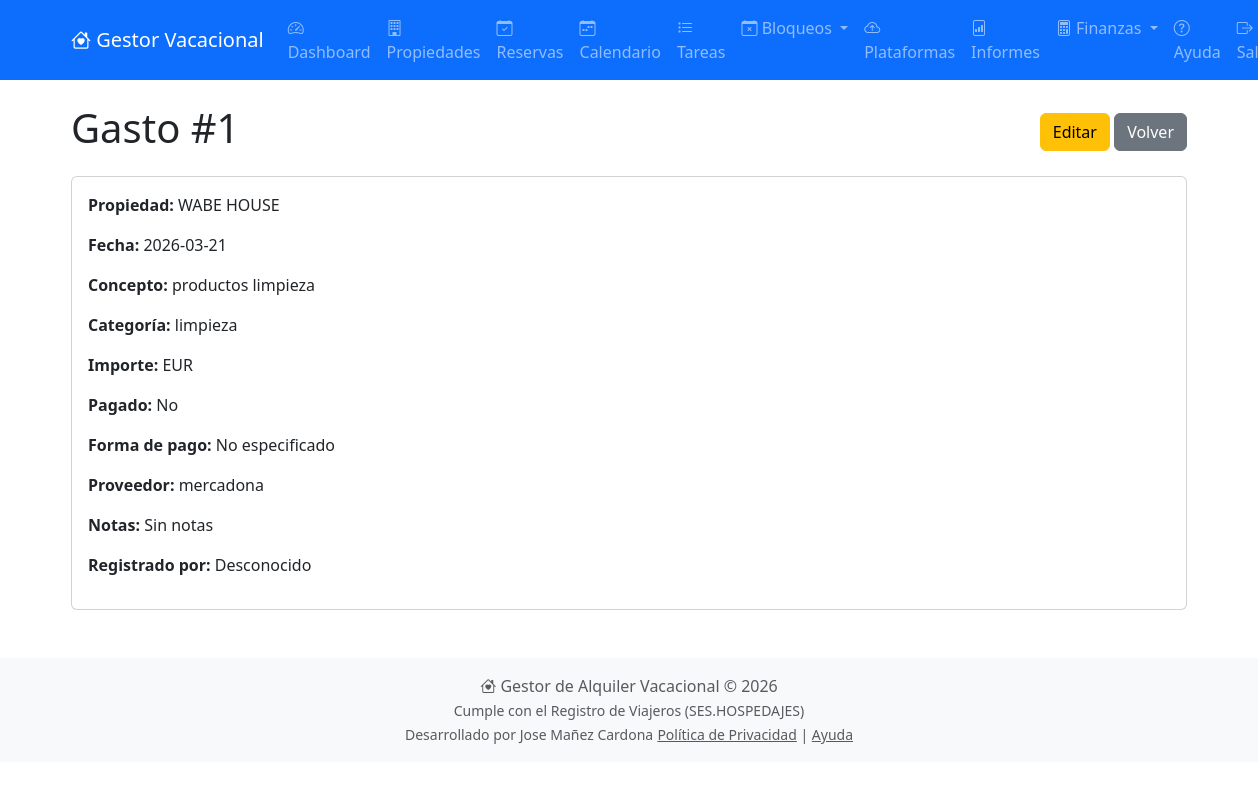
/gastos/ver/1 (signed in), run on the app's committed database.
### models.py (models this page shows, shortened)
class Gasto(db.Model):
    __tablename__ = 'gastos'
    id = db.Column(db.Integer, primary_key=True)
    propiedad_id = db.Column(db.Integer, db.ForeignKey('propiedades.id'), nullable=True)
    fecha = db.Column(db.Date, nullable=False, default=datetime.utcnow)
    concepto = db.Column(db.String(200), nullable=False)
    categoria = db.Column(db.String(50), nullable=False)
    cantidad = db.Column(db.Float, nullable=False)
    moneda = db.Column(db.String(3), default='EUR')
    proveedor = db.Column(db.String(100))
    metodo_pago = db.Column(db.String(50))
    factura_path = db.Column(db.String(200))
    observaciones = db.Column(db.Text)
    fecha_creacion = db.Column(db.DateTime, default=datetime.utcnow)
    propiedad = db.relationship('Propiedad', back_populates='gastos')

class Propiedad(db.Model):
    __tablename__ = 'propiedades'
    id = db.Column(db.Integer, primary_key=True)
    nombre = db.Column(db.String(100), nullable=False)
    descripcion = db.Column(db.Text)
    direccion = db.Column(db.String(200))
    ciudad = db.Column(db.String(100))
    codigo_postal = db.Column(db.String(20))
    pais = db.Column(db.String(50))
    num_habitaciones = db.Column(db.Integer, default=1)
    num_banos = db.Column(db.Integer, default=1)
    capacidad_max = db.Column(db.Integer, default=2)
    precio_noche = db.Column(db.Float, nullable=False)
    moneda = db.Column(db.String(3), default='EUR')
    activa = db.Column(db.Boolean, default=True)
    fecha_creacion = db.Column(db.DateTime, default=datetime.utcnow)
    usuario_id = db.Column(db.Integer, db.ForeignKey('users.id'))
    tipo_impuesto = db.Column(db.String(10), default='IVA')
    porcentaje_impuesto = db.Column(db.Float, default=7.0)
    aplicar_retencion = db.Column(db.Boolean, default=False)
    porcentaje_retencion = db.Column(db.Float, default=0.0)
    codigo_ses = db.Column(db.String(50))  # Código de establecimiento
    codigo_arrendador = db.Column(db.String(50))  # Código de arrendador
    usuario_ses = db.Column(db.String(50))  # Usuario WS
    password_ses = db.Column(db.String(50))  # Contraseña WS
    propietario = db.relationship('User', back_populates='propiedades')
    reservas = db.relationship('Reserva', back_populates='propiedad', lazy='dynamic', cascade='all, delete-orphan')
    tareas = db.relationship('Tarea', back_populates='propiedad_rel', lazy='dynamic', cascade='all, delete-orphan')
    calendarios_ical = db.relationship('CalendarioIcal', back_populates='propiedad', lazy='dynamic', cascade='all, delete-orphan')
    habitaciones = db.relationship('Habitacion', back_populates='propiedad', lazy='dynamic', cascade='all, delete-orphan')
    ingresos = db.relationship('Ingreso', back_populates='propiedad', lazy='dynamic')
    gastos = db.relationship('Gasto', back_populates='propiedad', lazy='dynamic')
    bloqueos = db.relationship('BloqueoPropiedad', back_populates='propiedad', lazy='dynamic', cascade='all, delete-orphan')

### gastos.py (the view)
@gastos_bp.route('/ver/<int:id>')
@login_required
def ver(id):
    gasto = Gasto.query.get_or_404(id)
    if gasto.propiedad and gasto.propiedad.usuario_id != current_user.id:
        flash('No tienes permiso para ver este gasto', 'danger')
        return redirect(url_for('gastos.index'))
    return render_template('gastos/ver.html', gasto=gasto)

### app.py (called while the page is built)
@login.user_loader
def load_user(user_id):
    return db.session.get(User, int(user_id))

### templates/gastos/ver.html
{% extends "base.html" %}
{% block content %}
<div class="d-flex justify-content-between align-items-center mb-3">
    <h1>Gasto #{{ gasto.id }}</h1>
    <div>
        <a href="{{ url_for('gastos.editar', id=gasto.id) }}" class="btn btn-warning">Editar</a>
        <a href="{{ url_for('gastos.index') }}" class="btn btn-secondary">Volver</a>
    </div>
</div>
<div class="card">
    <div class="card-body">
        <p><strong>Propiedad:</strong> {{ gasto.propiedad.nombre }}</p>
        <p><strong>Fecha:</strong> {{ gasto.fecha }}</p>
        <p><strong>Concepto:</strong> {{ gasto.concepto }}</p>
        <p><strong>Categoría:</strong> {{ gasto.categoria }}</p>
        <p><strong>Importe:</strong> {{ gasto.importe }} {{ gasto.moneda }}</p>
        <p><strong>Pagado:</strong> {% if gasto.pagado %}Sí{% else %}No{% endif %}</p>
        <p><strong>Forma de pago:</strong> {{ gasto.forma_pago or 'No especificado' }}</p>
        <p><strong>Proveedor:</strong> {{ gasto.proveedor or 'No especificado' }}</p>
        <p><strong>Notas:</strong> {{ gasto.notas or 'Sin notas' }}</p>
        <p><strong>Registrado por:</strong> {{ gasto.usuario.username if gasto.usuario else 'Desconocido' }}</p>
    </div>
</div>
{% endblock %}

### data on the page
Gasto: id "1", fecha "2026-03-21", concepto "productos limpieza", categoria "limpieza", moneda "EUR", proveedor "mercadona"
Propiedad: propiedad.nombre "WABE HOUSE"

### other printed values
{{ gasto.forma_pago or 'No especificado' }} "No especificado"
{{ gasto.notas or 'Sin notas' }} "Sin notas"
{{ gasto.usuario.username if gasto.usuario else 'Desconocido' }} "Desconocido"
